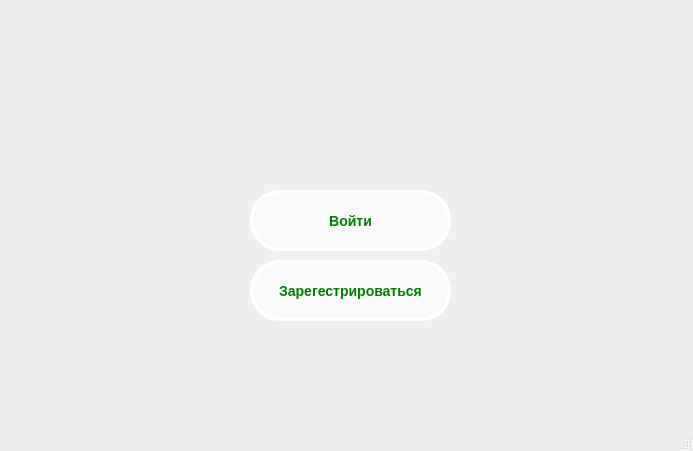
<?xml version="1.0" encoding="UTF-8"?>
<ui version="4.0">
 <class>MainWindow</class>
 <widget class="QMainWindow" name="MainWindow">
  <property name="geometry">
   <rect>
    <x>0</x>
    <y>0</y>
    <width>693</width>
    <height>451</height>
   </rect>
  </property>
  <property name="windowTitle">
   <string>MainWindow</string>
  </property>
  <property name="styleSheet">
   <string notr="true">QPushButton{
	border: 3px solid #fff;
	font-weight: bold;
	color: green;
	font-size: 14px;
	background: rgba(255, 255, 255, 0.7);
	border-radius: 30px;	
}
QPushButton:hover{
	background-color:silver;	
}
QPushButton:active{
 	background-position: 0 -64px;
}
QMainWindow{
	border: none;
	border-image: url(C:/Users/Ilsaf/Desktop/Bunker/main_img.png) 0 0 0 0 stretch stretch;
}</string>
  </property>
  <widget class="QWidget" name="centralwidget">
   <widget class="QPushButton" name="login">
    <property name="geometry">
     <rect>
      <x>250</x>
      <y>190</y>
      <width>201</width>
      <height>61</height>
     </rect>
    </property>
    <property name="styleSheet">
     <string notr="true"/>
    </property>
    <property name="text">
     <string>Войти</string>
    </property>
   </widget>
   <widget class="QPushButton" name="signup">
    <property name="geometry">
     <rect>
      <x>250</x>
      <y>260</y>
      <width>201</width>
      <height>61</height>
     </rect>
    </property>
    <property name="styleSheet">
     <string notr="true"/>
    </property>
    <property name="text">
     <string>Зарегестрироваться</string>
    </property>
   </widget>
  </widget>
  <widget class="QMenuBar" name="menubar">
   <property name="geometry">
    <rect>
     <x>0</x>
     <y>0</y>
     <width>693</width>
     <height>20</height>
    </rect>
   </property>
  </widget>
  <widget class="QStatusBar" name="statusbar"/>
 </widget>
 <resources/>
 <connections/>
</ui>
